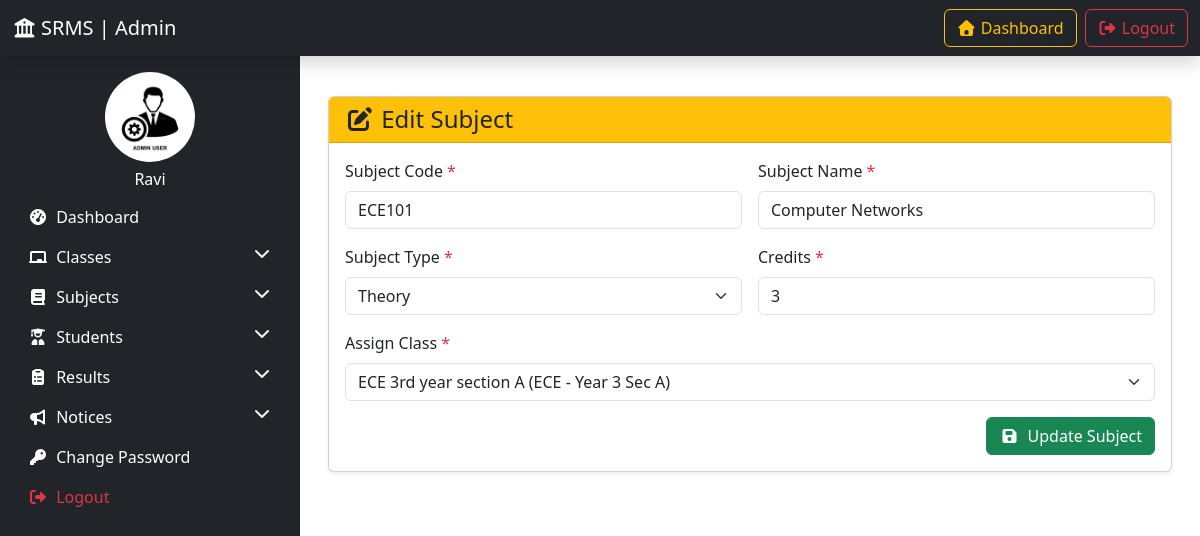
Screenshot of /edit_subject/6/ (signed in) with the database file from the repository.
### resultapp/models.py (models this page shows, shortened)
class Subject(models.Model):
    subject_code = models.CharField(max_length=20, unique=True)
    subject_name = models.CharField(max_length=100)
    subject_type = models.CharField(
        max_length=20,
        choices=[('THEORY', 'Theory'), ('LAB', 'Lab'), ('PROJECT', 'Project')],
        default='THEORY'
    )
    credits = models.PositiveSmallIntegerField(default=3)
    assigned_class = models.ForeignKey(Class, on_delete=models.CASCADE, related_name="subjects")
    department = models.CharField(max_length=50, default="Temp")
    creation_date = models.DateTimeField(auto_now_add=True)
    updation_date = models.DateTimeField(auto_now=True)

class Class(models.Model):
    class_name = models.CharField(max_length=100)  # Full name (e.g., "CSE 2nd Year B")
    department = models.CharField(
        max_length=50,
        choices=[
            ('CSE', 'Computer Science'),
            ('ECE', 'Electronics'),
            ('EEE', 'Electrical'),
            ('MECH', 'Mechanical'),
            ('CIVIL', 'Civil'),
            ('CS', 'Cyber Security'),
        ]
    )
    year = models.PositiveSmallIntegerField(
        choices=[(1, 'I Year'), (2, 'II Year'), (3, 'III Year'), (4, 'IV Year')]
    )
    semester = models.PositiveSmallIntegerField(
        choices=[(1, 'I Semester'), (2, 'II Semester')]
    )
    section = models.CharField(max_length=5)  # e.g., "A"
    academic_session = models.CharField(max_length=20)  # e.g., "2024-2025"
    remarks = models.TextField(blank=True, null=True)
    creation_date = models.DateTimeField(auto_now_add=True)
    updation_date = models.DateTimeField(auto_now=True)

### resultapp/views.py (the view, shortened to what this page needs)
# urls.py: path('edit_subject/<int:subject_id>/',edit_subject,name='edit_subject'),
@login_required
def edit_subject(request, subject_id):
    subject_obj = get_object_or_404(Subject, id=subject_id)
    classes = Class.objects.all()
    return render(request, 'edit_subject.html', {"subject": subject_obj, "classes": classes})

### resultapp/context_processors.py (called while the page is built)
def get_global_notices(request):
    notices = Notice.objects.filter(
        expiry_date__gte=timezone.now()
    ) | Notice.objects.filter(expiry_date__isnull=True)
    return {
        'notices': notices.order_by('-publish_date')[:5]  # latest 5 notices
    }

def latest_notices(request):
    return {
        "latest_notices": Notice.objects.all().order_by('-created_at')[:5]
    }

### templates/edit_subject.html (shortened to what this page needs)
{% extends 'admin_base.html' %}
{% load static %}
{% block content %}
<div class="container mt-4">
    <div class="card shadow-sm">
        <div class="card-header bg-warning text-dark">
            <h4 class="mb-0"><i class="fas fa-edit"></i> Edit Subject</h4>
        </div>
        <div class="card-body">
            <form method="post">
                <div class="row g-3">
                    <div class="col-md-6">
                        <label for="subject_code" class="form-label">Subject Code <span class="text-danger">*</span></label>
                        <input type="text" class="form-control" name="subject_code" value="{{ subject.subject_code }}" required>
                    </div>
                    <div class="col-md-6">
                        <label for="subject_name" class="form-label">Subject Name <span class="text-danger">*</span></label>
                        <input type="text" class="form-control" name="subject_name" value="{{ subject.subject_name }}" required>
                    </div>
                    <div class="col-md-6">
                        <label class="form-label">Subject Type <span class="text-danger">*</span></label>
                        <select class="form-select" name="subject_type" required>
                            <option value="THEORY" {% if subject.subject_type == 'THEORY' %}selected{% endif %}>Theory</option>
                        </select>
                    </div>
                    <div class="col-md-6">
                        <label class="form-label">Credits <span class="text-danger">*</span></label>
                        <input type="number" class="form-control" name="credits" min="1" max="10" value="{{ subject.credits }}" required>
                    </div>
                    <div class="col-md-12">
                        <label class="form-label">Assign Class <span class="text-danger">*</span></label>
                        <select class="form-select" name="assigned_class" required>
                            {% for c in classes %}
                                <option value="{{ c.id }}" {% if subject.assigned_class.id == c.id %}selected{% endif %}>
                                    {{ c.class_name }} ({{ c.department }} - Year {{ c.year }} Sec {{ c.section }})
                                </option>
                            {% endfor %}
                        </select>
                    </div>
                    <div class="col-12 text-end mt-3">
                        <button type="submit" class="btn btn-success">
                            <i class="fas fa-save me-1"></i> Update Subject
                        </button>
                    </div>
                </div>
            </form>
        </div>
    </div>
</div>
{% endblock %}

### templates/sidebar.html (shortened to what this page needs)
{% load static %}
<nav class="col-md-3 col-lg-3 sidebar bg-dark pt-3">
    <div class="text-white text-center">
        <img src="{% static 'images/adminpic.webp' %}" class="rounded-circle mb-2" width="90" height="90">
        <h6>{{ user.username|default:"Admin" }}</h6>
    </div>
    <ul class="nav flex-column">
        <li class="nav-item">
            <a href="{% url 'admin_dashboard' %}" class="nav-link">
                <i class="fas fa-tachometer-alt me-1"></i> Dashboard
            </a>
        </li>
        <li class="nav-item">
            <a href="#ClassesMenu" data-bs-toggle="collapse" class="nav-link">
                <i class="fas fa-chalkboard me-1"></i> Classes
                <i class="fas fa-chevron-down float-end"></i>
            </a>
        </li>
        <li class="nav-item">
            <a href="#SubjectMenu" data-bs-toggle="collapse" class="nav-link">
                <i class="fas fa-book me-1"></i> Subjects
                <i class="fas fa-chevron-down float-end"></i>
            </a>
        </li>
        <li class="nav-item">
            <a href="#StudentMenu" data-bs-toggle="collapse" class="nav-link">
                <i class="fas fa-user-graduate me-1"></i> Students
                <i class="fas fa-chevron-down float-end"></i>
            </a>
        </li>
        <li class="nav-item">
            <a href="#ResultsMenu" data-bs-toggle="collapse" class="nav-link">
                <i class="fas fa-clipboard-list me-1"></i> Results
                <i class="fas fa-chevron-down float-end"></i>
            </a>
        </li>
        <li class="nav-item">
            <a href="#NoticeMenu" data-bs-toggle="collapse" class="nav-link">
                <i class="fas fa-bullhorn me-1"></i> Notices
                <i class="fas fa-chevron-down float-end"></i>
            </a>
        </li>
        <li class="nav-item">
            <a href="{% url 'password_change' %}" class="nav-link">
                <i class="fas fa-key me-1"></i> Change Password
            </a>
        </li>
        <li class="nav-item">
            <a href="{% url 'admin_logout' %}" class="nav-link text-danger">
                <i class="fas fa-sign-out-alt me-1"></i> Logout
            </a>
        </li>
    </ul>
</nav>

### templates/admin_base.html (style rules this page uses)
body { padding-top: 56px; }

### templates/sidebar.html (style rules this page uses)
.sidebar { min-height: 100vh; overflow-y: auto; top: 0; left: 0; background-color: #343a40; padding-top: 20px; }
.sidebar .nav-link { color: white; }

### rows the page displays
Subject: subject_code "ECE101", subject_name "Computer Networks", subject_type "Theory", credits "3", assigned_class "ECE 3rd year section A (ECE - Year 3 Sec A)"

### other values shown
{{ user.username|default:"Admin" }} "Ravi"
